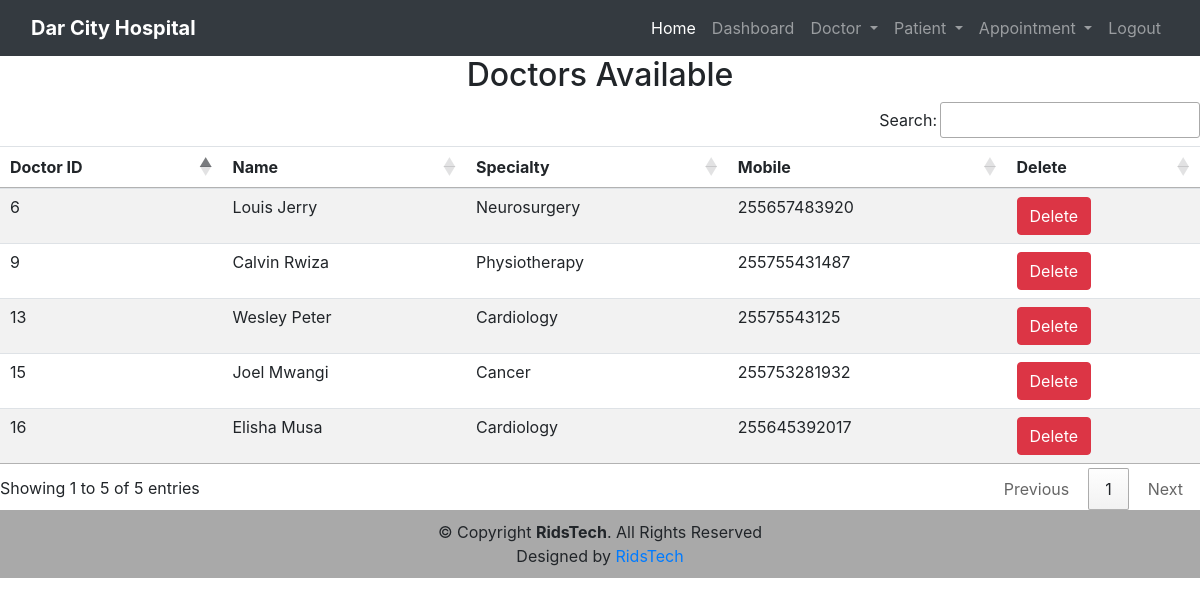
Page /view_doctor (signed in) on the committed database.
### hospital/models.py (models this page shows, shortened)
class Doctor(models.Model):
    name=models.CharField(max_length=100)
    mobile=models.IntegerField()
    special=models.CharField(max_length=60)

### hospital/views.py (the view)
# urls.py: path('view_doctor',views.view_doctor,name='view_doctor'),
def view_doctor(request):
    if not request.user.is_staff:
        redirect('login')
    doctors=Doctor.objects.all()
    return render(request,'view_doctor.html',{'doctors':doctors})

### templates/view_doctor.html (shortened to what this page needs)
{% include 'navigation.html' %}
{% include 'base.html' %}
{% block content %}
<div>
    <h2 class="text-center">Doctors Available</h2>
    <table id="example" class="table table-striped table-hover">
        <thead>
            <tr>
                <th>Doctor ID</th>
                <th>Name</th>
                <th>Specialty</th>
                <th>Mobile</th>
                <th>Delete</th>
            </tr>
        </thead>
        <tbody>
            {% for doctor in doctors %}
            <tr>
                <td>{{doctor.id}}</td>
                <td>{{doctor.name}}</td>
                <td>{{doctor.special}}</td>
                <td>{{doctor.mobile}}</td>
                <td><a href=" /delete_doctor/{{doctor.id}}" class="btn btn-danger" onclick="return confirm('Are you sure you want to delete this?')">Delete</a></td>
            </tr>
            {% endfor %}
        </tbody>
    </table>
</div>
{% endblock content %}
  <footer id="footer">
    <div class="footer-bottom bottom-fixed">
      <div class="container">
        <div class="row">
    <div class="container">
      <div class="copyright">
        &copy; Copyright <strong><span>RidsTech</span></strong>. All Rights Reserved
      </div>
      <div class="credits">
        Designed by <a href="https://ridstech.com/">RidsTech</a>
      </div>
    </div>
  </footer>

### templates/navigation.html (style rules this page uses)
body { padding-top: 56px; }

### templates/view_doctor.html (style rules this page uses)
footer { position: dynamic; bottom: 0; width: 100%; background-color: darkgray; text-align: center; padding: 10px; }

### rows in the picture
Doctor: id "6", name "Louis Jerry", special "Neurosurgery", mobile "255657483920"
Doctor: id "9", name "Calvin Rwiza", special "Physiotherapy", mobile "255755431487"
Doctor: id "13", name "Wesley Peter", special "Cardiology", mobile "25575543125"
Doctor: id "15", name "Joel Mwangi", special "Cancer", mobile "255753281932"
Doctor: id "16", name "Elisha Musa", special "Cardiology", mobile "255645392017"
